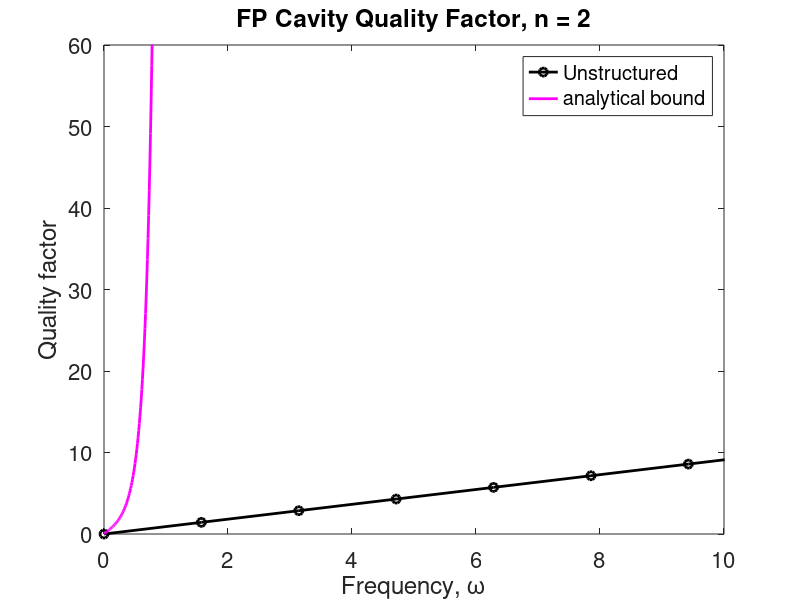
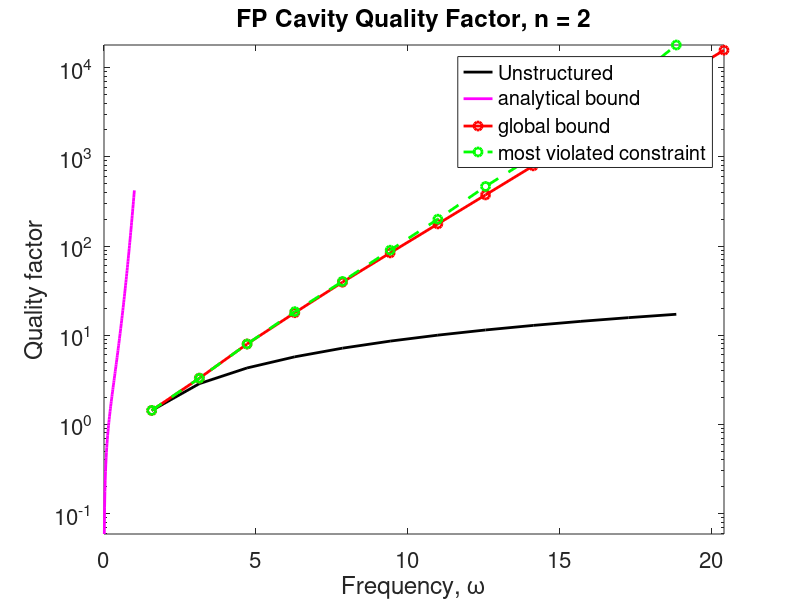

These figures' MATLAB source, in order:

clear
close all
format long

%% user input
epsr = 4; %material permittiivity
L = 1; %flim length
n = sqrt(epsr);
m_max = 12;
m_min = 0;
m0_max = 13;
m0_min = 0;
m = m_min:m_max;
m_bd = m_min:m_max;
m0_bd = m0_min:m0_max;

%% res freq

%unstructured
wr = m.*pi / n / L;
r = (n - 1) / (n + 1);
wi_FP = log(r) / n / L;
wi = wi_FP * ones(size(m));

%global bd
wr0_bd = m0_bd * pi / n / L;
wi0_bd = [-0.5493 -0.549 -0.477 -0.296 -0.176 -0.1 -0.0563 -0.0311 -0.0168 ...
    -0.00892 -0.00470 -0.00245 -0.00127 -0.00065]; %benchmark bound

%max violated local constraint (method 1) bd
wr_bd = m_bd * pi / n / L;
wi_bd = [-0.5493 -0.548 -0.477 -0.296 -0.171 -0.0980 -0.05250 -0.0275 ...
    -0.0135 -0.007 -0.0032 -0.0013 -0.0005250];
% wi_bd = [-0.5493 -0.545 -0.476 -0.296 -0.167 -0.0980 -0.0555 -0.0300 -0.0164];

%local optima
wr_loc = [1.57 3.6 5.88 8.34 10.57 13.14 15.33 17.96 20 22.73];
wi_loc = -[0.5494 0.5494 0.4517 0.2888 0.1912 0.1104 0.0680 0.0368 ...
    0.0212 0.0113];

%analytical bound
wr_bd_ana = 0:0.01:1;
wi_bd_ana = -3 * exp(-n^2*L^2*wr_bd_ana.^2) ./ (exp(1) * L) ...
    ./ (1 + 3*n^2 + n^2*L^2*wr_bd_ana.^2);

t = [4 4 25 70 160]; %computation time (seconds)
DOF = [50 50 100 100 125]; %degrees of freedom
ND_max = [10 10 15 30 35]; %max ND needed for reasonable convergence 

%% Q factor

Q = wr ./ (-2*wi);
Q_loc = wr_loc ./ (-2*wi_loc);
Q_bd0 = wr0_bd ./ (-2*wi0_bd);
Q_bd = wr_bd ./ (-2*wi_bd);
Q_bd_ana = wr_bd_ana ./ (-2*wi_bd_ana); 

%% plot

set(0,'DefaultLineLineWidth', 2)
set(0,'defaultAxesFontSize', 16)
set(0, 'DefaultAxesBox', 'on')
figure
plot(wr, Q, '-ko')
hold on
% plot(wr_loc, Q_loc, '-bo')
% plot(wr0_bd, Q_bd0, '-ro')
% plot(wr_bd, Q_bd, '--go')
plot(wr_bd_ana,Q_bd_ana,'m')
% plot(wr_bd, Q_bd_f, '-go')
xlabel('Frequency, \omega')
ylabel('Quality factor')
title('FP Cavity Quality Factor, n = 2')
axis tight
xlim([0 10])
ylim([0 60])
% ylim([0,1100])
% legend({'Unstructured','local optima','global bound','most violated constraint','analytical bound'},'location','best')
legend({'Unstructured','analytical bound'})

figure(2)
semilogy(wr, Q, '-k');
hold on
semilogy(wr_bd_ana,Q_bd_ana,'m')
% semilogy(wr_loc,Q_loc,'-bo')
semilogy(wr0_bd,Q_bd0,'-ro')
semilogy(wr_bd,Q_bd,'--go')
% semilogy(wr_bd_ana,Q_bd_ana,'m')
% semilogy(wr_bd,Q_bd_f,'-go')
xlabel('Frequency, \omega')
ylabel('Quality factor')
title('FP Cavity Quality Factor, n = 2')
axis tight
% ylim([0,1100])
legend({'Unstructured','analytical bound','global bound','most violated constraint'},'location','best')

% figure(3)
% semilogy(wr, Q, '-ko')
% hold on
% semilogy(wr_bd_ana,Q_bd_ana,'m')
% xlabel('Frequency, \omega')
% ylabel('Quality factor')
% title('FP Cavity Quality Factor, n = 2')
% legend({'Unstructured','Analytical Bound'})
% axis tight
% xlim([0 3*pi])
% ylim([0 60])